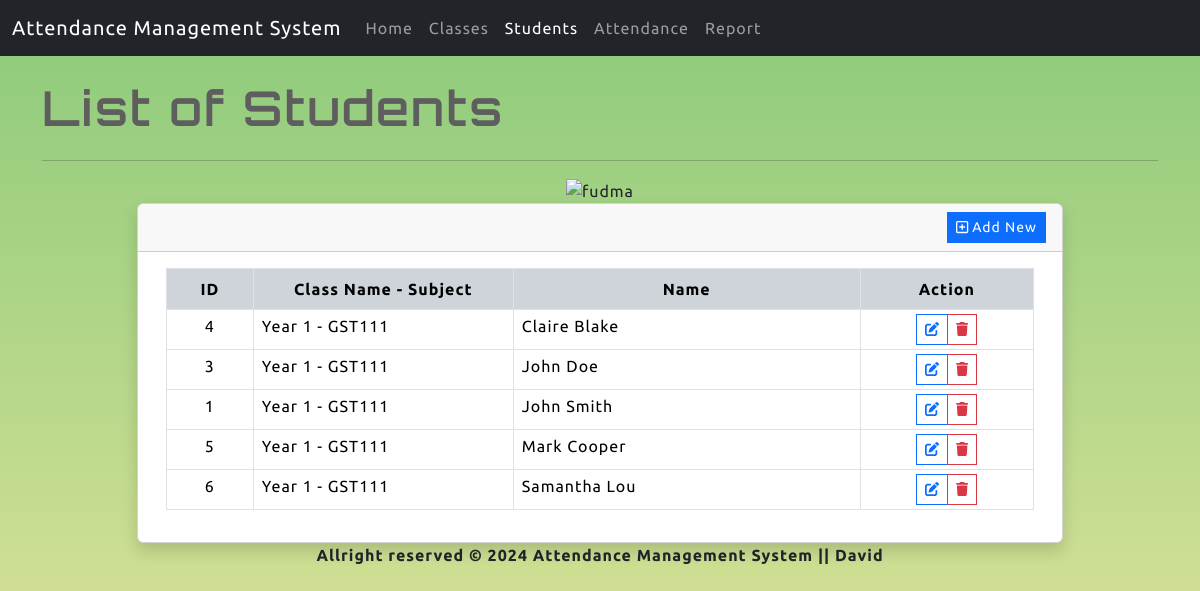
/?page=student_list, run on the app's committed database.
### tables this page shows
CREATE TABLE `students_tbl` (
  `id` int(11) NOT NULL,
  `class_id` int(11) NOT NULL,
  `name` text NOT NULL,
  `created_at` datetime NOT NULL DEFAULT current_timestamp(),
  `updated_at` datetime DEFAULT NULL ON UPDATE current_timestamp()
);

CREATE TABLE `class_tbl` (
  `id` int(11) NOT NULL,
  `name` text NOT NULL,
  `created_at` datetime NOT NULL DEFAULT current_timestamp(),
  `updated_at` datetime DEFAULT NULL ON UPDATE current_timestamp()
);

### classes/actions.class.php (called while the page is built, shortened)
<?php
class Actions{
    private $conn;
    function __construct(){
        require_once(realpath(__DIR__.'/../db-connect.php'));
        $this->conn = $conn;
    }
    public function list_student(){
        $sql = "SELECT `students_tbl`.*, `class_tbl`.`name` as `class` FROM `students_tbl` inner join `class_tbl` on `students_tbl`.`class_id` = `class_tbl`.`id` order by `students_tbl`.`name` ASC";
        $qry = $this->conn->query($sql);
        return $qry->fetch_all(MYSQLI_ASSOC);
    }
}

### pages/student_list.php (the view, shortened to what this page needs)
<div class="page-title mb-3">List of Students</div>
<hr>
<center>
<img src="https://fudutsinma.edu.ng/wp-content/uploads/2022/10/logo-1.png" alt="fudma" height="100px" width="100">
</center>
<?php
$studentList = $actionClass->list_student();
?>
<div class="row justify-content-center">
    <div class="col-lg-10 col-md-12 col-sm-12 col-12">
        <div class="card shadow">
            <div class="card-header rounded-0">
                <div class="d-flex w-100 justify-content-end align-items-center">
                    <button class="btn btn-sm rounded-0 btn-primary" type="button" id="add_student"><i class="far fa-plus-square"></i> Add New</button>
                </div>
            </div>
            <div class="card-body rounded-0">
                <div class="container-fluid">
                    <div class="table-responsive">
                        <table class="table table-bordered table-hovered table-stripped">
                            <colgroup>
                                <col width="10%">
                                <col width="30%">
                                <col width="40%">
                                <col width="20%">
                            </colgroup>
                            <thead class="bg-dark-subtle">
                                <tr class="bg-transparent">
                                    <th class="bg-transparent text-center">ID</th>
                                    <th class="bg-transparent text-center">Class Name - Subject</th>
                                    <th class="bg-transparent text-center">Name</th>
                                    <th class="bg-transparent text-center">Action</th>
                                </tr>
                            </thead>
                            <tbody>
                                <?php if(!empty($studentList) && is_array($studentList)): ?>
                                <?php foreach($studentList as $row): ?>
                                    <tr>
                                        <td class="text-center px-2 py-1"><?= $row['id'] ?></td>
                                        <td class="px-2 py-1"><?= $row['class'] ?></td>
                                        <td class="px-2 py-1"><?= $row['name'] ?></td>
                                        <td class="text-center px-2 py-1">
                                            <div class="input-group input-group-sm justify-content-center">
                                                <button class="btn btn-sm btn-outline-primary rounded-0 edit_student" type="button" data-id="<?= $row['id'] ?>" title="Edit"><i class="fas fa-edit"></i></button>
                                                <button class="btn btn-sm btn-outline-danger rounded-0 delete_student" type="button" data-id="<?= $row['id'] ?>" title="Delete"><i class="fas fa-trash"></i></button>
                                            </div>
                                        </td>
                                    </tr>
                                <?php endforeach; ?>
                                <?php else: ?>
                                    <tr>
                                        <th class="text-center px-2 py-1" colspan="4">No data found.</th>
                                    </tr>
                                <?php endif; ?>
                            </tbody>
                        </table>
                    </div>
                </div>
            </div>
        </div>
    </div>
</div>
<footer>
    <center>
    <b>  <p>Allright reserved &copy; 2024 Attendance Management System || David</p> <b>
    </center>
</footer>

### index.php (shortened to what this page needs)
<?php
require_once('classes/actions.class.php');
$actionClass = new Actions();
$page = $_GET['page'] ?? "home";
?>
<!DOCTYPE html>
<html lang="en">
<?php include_once('inc/header.php'); ?>
<body>
<?php include_once('inc/navigation.php'); ?>
    <div class="container-md py-3">
        <div class="main-wrapper">
            <?php include_once("pages/{$page}.php"); ?>
        </div>
    </div>
</body>
</html>

### inc/header.php (shortened to what this page needs)
<head>
    <link rel="stylesheet" href="https://cdnjs.cloudflare.com/ajax/libs/font-awesome/6.4.2/css/all.min.css" />
    <link rel="stylesheet" href="https://cdn.jsdelivr.net/npm/bootstrap@5.3.2/dist/css/bootstrap.min.css">
    <link rel="stylesheet" href="assets/css/style.css">
</head>

### inc/navigation.php (shortened to what this page needs)
<nav class="navbar navbar-expand-lg navbar-light bg-dark sticky-top" data-bs-theme="dark">
    <div class="container-fluid">
        <a class="navbar-brand" href="#">Attendance Management System</a>
        <div class="collapse navbar-collapse" id="navbarSupportedContent">
            <ul class="navbar-nav me-auto mb-2 mb-lg-0">
                <li class="nav-item">
                    <a class="nav-link <?= (isset($page)) && $page == 'home' ? 'active' : '' ?>" href="./index.php">Home</a>
                </li>
                <li class="nav-item">
                    <a class="nav-link <?= (isset($page)) && $page == 'class_list' ? 'active' : '' ?>" href="./?page=class_list">Classes</a>
                </li>
                <li class="nav-item">
                    <a class="nav-link <?= (isset($page)) && $page == 'student_list' ? 'active' : '' ?>" href="./?page=student_list">Students</a>
                </li>
                <li class="nav-item">
                    <a class="nav-link <?= (isset($page)) && $page == 'attendance' ? 'active' : '' ?>" href="./?page=attendance">Attendance</a>
                </li>
                <li class="nav-item">
                    <a class="nav-link <?= (isset($page)) && $page == 'attendance_report' ? 'active' : '' ?>" href="./?page=attendance_report">Report</a>
                </li>
            </ul>
        </div>
    </div>
    </nav>

### assets/css/style.css (style rules this page uses)
:root { --font-orbiton: 'Orbitron', sans-serif; --font-ubuntu: 'Ubuntu', sans-serif; }
html, body { height: 100%; width: 100%; max-height: 100%; overflow: auto; }
* { font-family: var(--font-ubuntu); letter-spacing: 1px; }
body:not(.printable-receipt) { background-color: #cfd9df; background-image: linear-gradient(to top, #e7e69b 0%, #8bca7b 100%); }
div.page-title, div.page-title * { font-size: 3rem; font-weight: 600; letter-spacing: 2px; color: #5e5e5e; font-family: var(--font-orbiton); }

### data on the page
students_tbl: id "4", class.name "Year 1 - GST111", name "Claire Blake"
students_tbl: id "3", class.name "Year 1 - GST111", name "John Doe"
students_tbl: id "1", class.name "Year 1 - GST111", name "John Smith"
students_tbl: id "5", class.name "Year 1 - GST111", name "Mark Cooper"
students_tbl: id "6", class.name "Year 1 - GST111", name "Samantha Lou"
